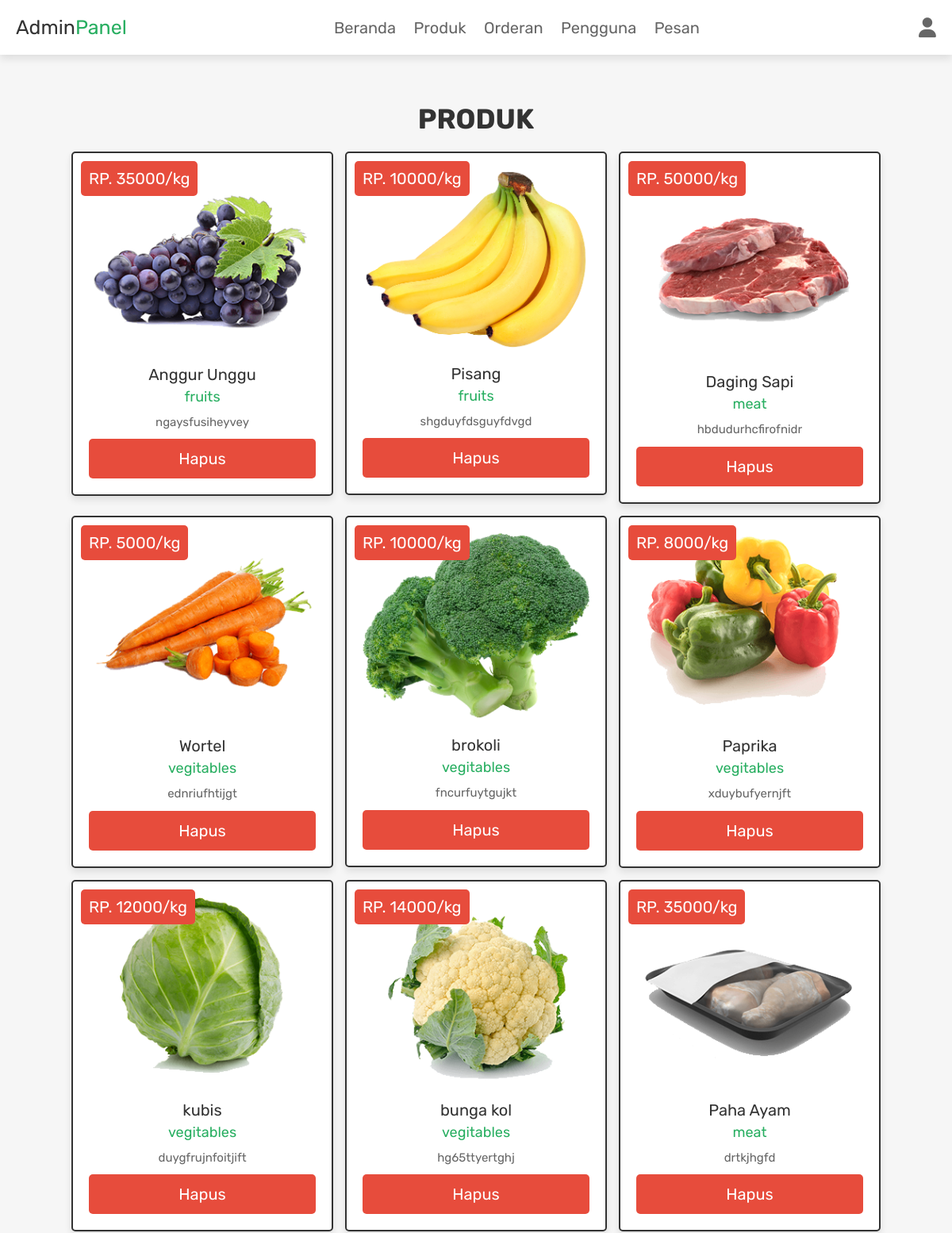
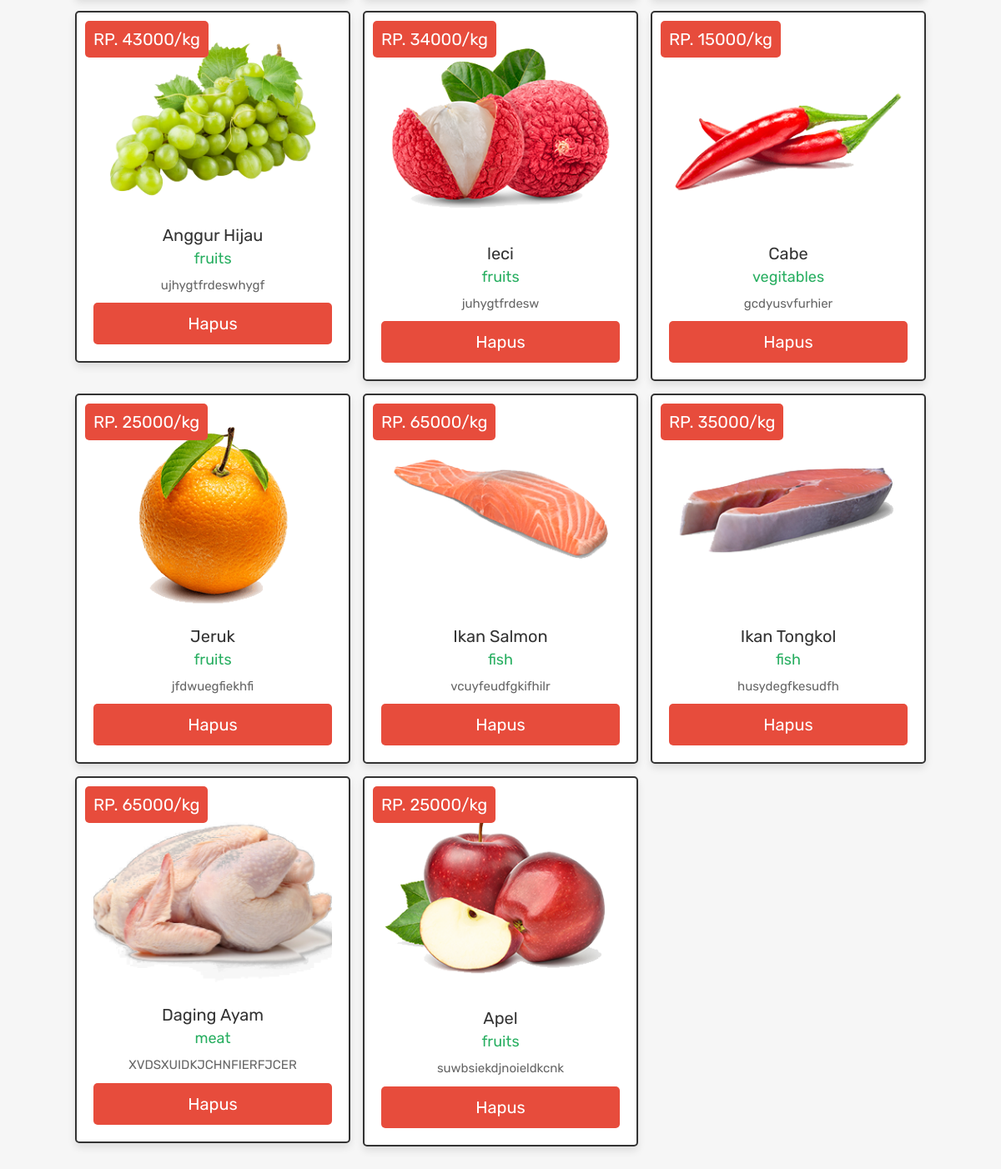
Page /admin_products.php (signed in) on the committed database (2 pictures, top to bottom).
### tables this page shows
CREATE TABLE `products` (
  `id` int(100) NOT NULL,
  `name` varchar(100) NOT NULL,
  `category` varchar(20) NOT NULL,
  `details` varchar(500) NOT NULL,
  `price` int(100) NOT NULL,
  `image` varchar(100) NOT NULL
);

### admin_products.php (the view, shortened to what this page needs)
<?php
@include 'config.php';
?>
<!DOCTYPE html>
<html lang="en">
<head>
   <link rel="stylesheet" href="https://cdnjs.cloudflare.com/ajax/libs/font-awesome/6.1.1/css/all.min.css">
   <link rel="stylesheet" href="css/admin_style.css">
</head>
<body>
<?php include 'admin_header.php'; ?>
<section class="add-products"></section>
<section class="show-products">
   <h1 class="title">PRODUK</h1>
   <div class="box-container">
   <?php
      $show_products = $conn->prepare("SELECT * FROM `products`");
      $show_products->execute();
      if($show_products->rowCount() > 0){
         while($fetch_products = $show_products->fetch(PDO::FETCH_ASSOC)){
   ?>
   <div class="box">
      <div class="price">RP. <?= $fetch_products['price']; ?>/kg</div>
      <img src="uploaded_img/<?= $fetch_products['image']; ?>" alt="">
      <div class="name"><?= $fetch_products['name']; ?></div>
      <div class="cat"><?= $fetch_products['category']; ?></div>
      <div class="details"><?= $fetch_products['details']; ?></div>
      <div class="flex-btn">
         <a href="admin_products.php?delete=<?= $fetch_products['id']; ?>" class="delete-btn" onClick="return confirm('delete this product?');">hapus</a>      </div>
   </div>
   <?php
      }
   }else{
      echo '<p class="empty">Tidak ada produk!</p>';
   }
   ?>
   </div>
</section>
</body>
</html>

### css/admin_style.css (style rules this page uses)
.show-products { padding-top: 0; }
.show-products .box-container { display: grid; grid-template-columns: repeat(auto-fit, 33rem); gap:1.5rem; align-items: flex-start; justify-content:center; }
.show-products .box-container .box { text-align: center; border:var(--border); box-shadow: var(--box-shadow); background-color: var(--white); border-radius: .5rem; padding:2rem; position: relative; }
.show-products .box-container .box .price { position: absolute; top:1rem; left:1rem; padding:1rem; font-size: 2rem; color:var(--white); background-color: var(--red); border-radius: .5rem; }
.show-products .box-container .box img { width: 100%; margin-bottom: 1rem; }
.show-products .box-container .box .name { margin:.5rem 0; font-size: 2rem; color:var(--black); }
.show-products .box-container .box .cat { font-size: 1.8rem; color:var(--green); }
.show-products .box-container .box .details { padding-top: 1rem; font-size: 1.5rem; line-height: 1.5; color:var(--light-color); }

### css/components.css (style rules this page uses)
:root { --green:#27ae60; --orange:#f39c12; --red:#e74c3c; --black:#333; --light-color:#666; --white:#fff; --light-bg:#f6f6f6; --border:.2rem solid var(--black); --box-shadow:0 .5rem 1rem rgba(0,0,0,.1); }
* { font-family: 'Rubik', sans-serif; margin:0; padding:0; box-sizing: border-box; outline: none; border:none; text-decoration: none; color:var(--black); }
body { background-color: var(--light-bg); }
html { font-size: 62.5%; overflow-x: hidden; scroll-behavior: smooth; scroll-padding-top: 6.5rem; }
section { padding:3rem 2rem; max-width: 1200px; margin:0 auto; }
.btn, .delete-btn, .option-btn { display: block; width: 100%; margin-top: 1rem; border-radius: .5rem; color:var(--white); font-size: 2rem; padding:1.3rem 3rem; text-transform: capitalize; cursor: pointer; text-align: center; }
.delete-btn { background-color: var(--red); }
.flex-btn { display: flex; flex-wrap: wrap; gap:1rem; }
.flex-btn > * { flex:1; }
.title { text-align: center; margin-bottom: 2rem; text-transform: uppercase; color:var(--black); font-size: 3.5rem; }

### rows in the picture
products: price "35000", image (picture), name "Anggur Unggu", category "fruits", details "ngaysfusiheyvey"
products: price "10000", image (picture), name "Pisang", category "fruits", details "shgduyfdsguyfdvgd"
products: price "50000", image (picture), name "Daging Sapi", category "meat", details "hbdudurhcfirofnidr"
products: price "5000", image (picture), name "Wortel", category "vegitables", details "ednriufhtijgt"
products: price "10000", image (picture), name "brokoli", category "vegitables", details "fncurfuytgujkt"
products: price "8000", image (picture), name "Paprika", category "vegitables", details "xduybufyernjft"
products: price "12000", image (picture), name "kubis", category "vegitables", details "duygfrujnfoitjift"
products: price "14000", image (picture), name "bunga kol", category "vegitables", details "hg65ttyertghj"
products: price "35000", image (picture), name "Paha Ayam", category "meat", details "drtkjhgfd"
products: price "43000", image (picture), name "Anggur Hijau", category "fruits", details "ujhygtfrdeswhygf"
products: price "34000", image (picture), name "leci", category "fruits", details "juhygtfrdesw"
products: price "15000", image (picture), name "Cabe", category "vegitables", details "gcdyusvfurhier"
products: price "25000", image (picture), name "Jeruk", category "fruits", details "jfdwuegfiekhfi"
products: price "65000", image (picture), name "Ikan Salmon", category "fish", details "vcuyfeudfgkifhilr"
products: price "35000", image (picture), name "Ikan Tongkol", category "fish", details "husydegfkesudfh"
products: price "65000", image (picture), name "Daging Ayam", category "meat", details "XVDSXUIDKJCHNFIERFJCER"
products: price "25000", image (picture), name "Apel", category "fruits", details "suwbsiekdjnoieldkcnk"
